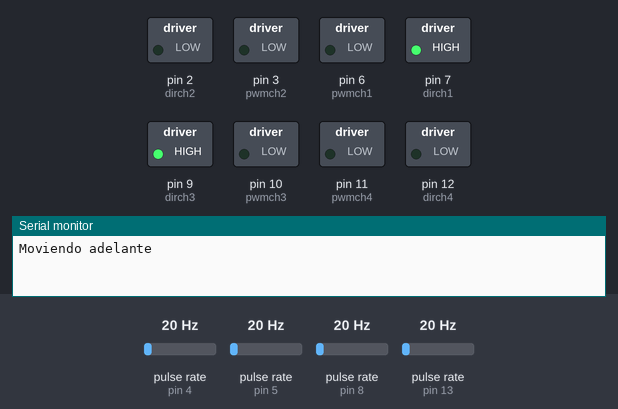
Simulated run of this sketch. Board: Arduino Uno, built with avr-gcc and run on an emulated ATmega328P. Parts: switched loads named in the sketch (green lamp = pin HIGH), the last lines printed to the serial monitor. Wiring (inferred from the names in the program): 4 × pulse sensor: data pin 4 / data pin 5 / data pin 8 / data pin 13. The test bench sets the inputs (shaded band); at power-on: pulse rate (sensors on pin 4, pin 5, pin 8, pin 13) 20 Hz.

Above: at 0.05 s.
At 1.65 s:
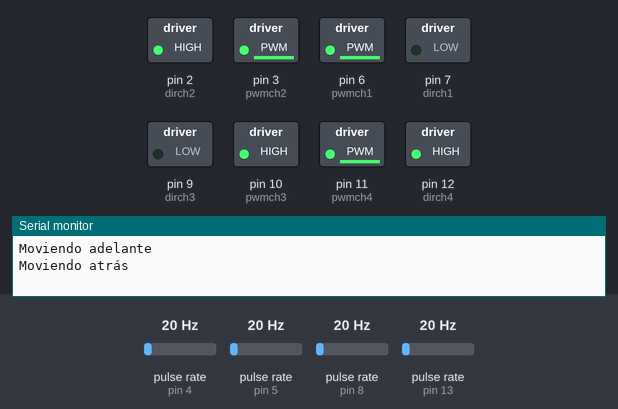
At 3.25 s:
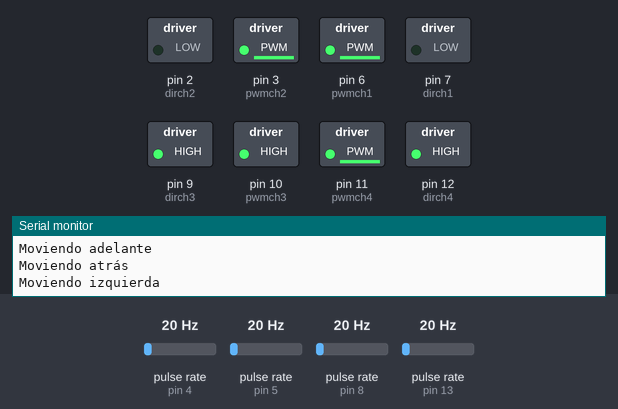
At 6.45 s:
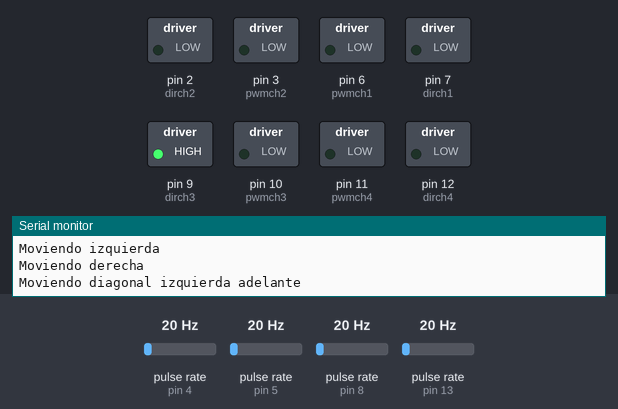
At 9.7 s:
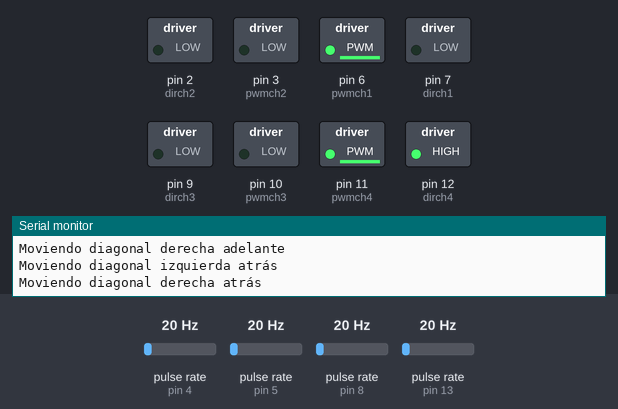
At 12.95 s:
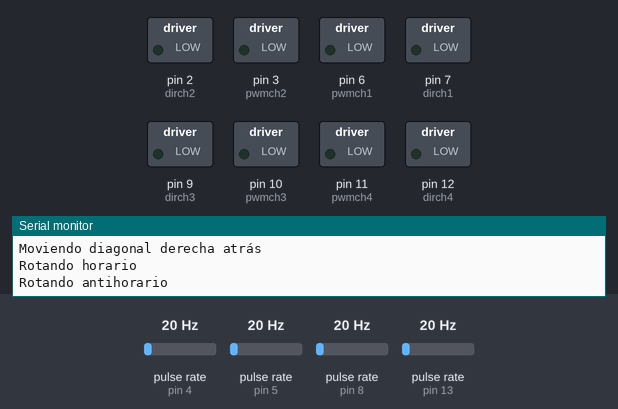
Timing chart, 0 to 16.9 s (numbered marks = the images above):
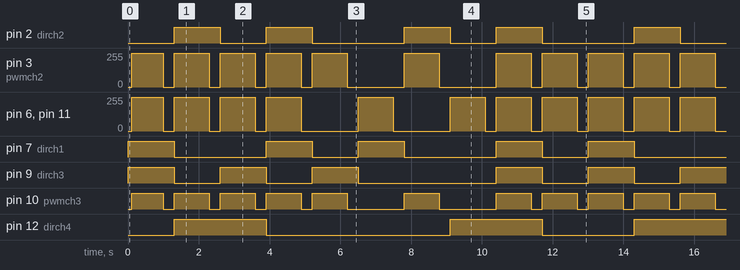

The sketch:

PIDTodasLasRuedas2.ino
```cpp
#include "PinChangeInterrupt.h"

// Definir clase PID
class SimplePID {
private:
    float kp, kd, ki, umax;
    float eprev, eintegral;

public:
    SimplePID() : kp(3.1), kd(0.75), ki(0.4), umax(255), eprev(0.0), eintegral(0.0) {}

    void setParams(float kpIn, float kdIn, float kiIn, float umaxIn) {
        kp = kpIn;
        kd = kdIn;
        ki = kiIn;
        umax = umaxIn;
    }

    void evalu(int value, int target, float deltaT, int &pwr) {
        int e = target - value;
        float dedt = (e - eprev) / deltaT;
        eintegral += e * deltaT;
        float u = kp * e + kd * dedt + ki * eintegral;
        pwr = (int) fabs(u);
        if (pwr > umax) pwr = umax;
        if (pwr < 0) pwr = 0;
        eprev = e;
    }
};

// Definición de pines para los motores y encoders
const int ench1 = 5, dirch1 = 7, pwmch1 = 6;
const int ench2 = 4, dirch2 = 2, pwmch2 = 3;
const int ench3 = 8, dirch3 = 9, pwmch3 = 10;
const int ench4 = 13, dirch4 = 12, pwmch4 = 11;

// Variables de conteo de encoders
volatile long encoder1Count = 0, encoder2Count = 0, encoder3Count = 0, encoder4Count = 0;

// Variables de RPM
volatile float rpm1 = 0, rpm2 = 0, rpm3 = 0, rpm4 = 0;
const float pulsos_por_revolucion = 1390.0;

// Instancias de PID para cada motor
SimplePID pid1, pid2, pid3, pid4;

// Setpoints individuales (por rueda)
int setpoint1 = 255, setpoint2 = 255, setpoint3 = 255, setpoint4 = 255;
int setpoint = 200;
// Variables de tiempo
unsigned long muestreoAnterior = 0, muestreoActual = 0;
double deltaMuestreo = 0;

// Variables globales para almacenar PWM calculado
int pwm1 = 0, pwm2 = 0, pwm3 = 0, pwm4 = 0;

void setup() {
    Serial.begin(115200);

    // Configurar pines de dirección y PWM como salida
    pinMode(dirch1, OUTPUT); pinMode(pwmch1, OUTPUT);
    pinMode(dirch2, OUTPUT); pinMode(pwmch2, OUTPUT);
    pinMode(dirch3, OUTPUT); pinMode(pwmch3, OUTPUT);
    pinMode(dirch4, OUTPUT); pinMode(pwmch4, OUTPUT);

    // Configurar pines de encoders como entrada
    pinMode(ench1, INPUT); pinMode(ench2, INPUT);
    pinMode(ench3, INPUT); pinMode(ench4, INPUT);

    // Configurar interrupciones para encoders
    attachPinChangeInterrupt(digitalPinToPinChangeInterrupt(ench1), handleEncoder1, FALLING);
    attachPinChangeInterrupt(digitalPinToPinChangeInterrupt(ench2), handleEncoder2, FALLING);
    attachPinChangeInterrupt(digitalPinToPinChangeInterrupt(ench3), handleEncoder3, FALLING);
    attachPinChangeInterrupt(digitalPinToPinChangeInterrupt(ench4), handleEncoder4, FALLING);

    detenerCarro();
}

//// Función para calcular RPM y aplicar control PID
void actualizarControlPID() {
    muestreoActual = millis();
    deltaMuestreo = (double)(muestreoActual - muestreoAnterior) / 1000.0;

    if (deltaMuestreo >= 0.1) {
        muestreoAnterior = muestreoActual;

        // Calcular RPM de cada motor
        rpm1 = encoder1Count * (60.0 / pulsos_por_revolucion);
        rpm2 = encoder2Count * (60.0 / pulsos_por_revolucion);
        rpm3 = encoder3Count * (60.0 / pulsos_por_revolucion);
        rpm4 = encoder4Count * (60.0 / pulsos_por_revolucion);

        // Reset del contador
        encoder1Count = 0;
        encoder2Count = 0;
        encoder3Count = 0;
        encoder4Count = 0;

        // Aplicar control PID y calcular PWM
        pid1.evalu(rpm1, setpoint1, deltaMuestreo, pwm1);
        pid2.evalu(rpm2, setpoint2, deltaMuestreo, pwm2);
        pid3.evalu(rpm3, setpoint3, deltaMuestreo, pwm3);
        pid4.evalu(rpm4, setpoint4, deltaMuestreo, pwm4);
    }
}
// Función para detener todos los motores
void detenerCarro() {
    analogWrite(pwmch1, 0);
    analogWrite(pwmch2, 0);
    analogWrite(pwmch3, 0);
    analogWrite(pwmch4, 0);
}
// Función para mover el carro en cualquier dirección con PID
void moverCarro(int dir1, int vel1, int dir2, int vel2, int dir3, int vel3, int dir4, int vel4, int tiempo) {
    unsigned long startTime = millis();
    while (millis() - startTime < tiempo) {
        actualizarControlPID();
        digitalWrite(dirch1, dir1); analogWrite(pwmch1, pwm1 * vel1 / 255);
        digitalWrite(dirch2, dir2); analogWrite(pwmch2, pwm2 * vel2 / 255);
        digitalWrite(dirch3, dir3); analogWrite(pwmch3, pwm3 * vel3 / 255);
        digitalWrite(dirch4, dir4); analogWrite(pwmch4, pwm4 * vel4 / 255);
    }

    detenerCarro();
    delay(300);
}

void loop() {
    int tiempo = 1000;

    Serial.println("Moviendo adelante");
    moverCarro(1, setpoint1, 0, setpoint2, 1, setpoint3, 0, setpoint4, tiempo);

    Serial.println("Moviendo atrás");
    moverCarro(0, setpoint1, 1, setpoint2, 0, setpoint3, 1, setpoint4, tiempo);

    Serial.println("Moviendo izquierda");
    moverCarro(0, setpoint1, 0, setpoint2, 1, setpoint3, 1, setpoint4, tiempo);

    Serial.println("Moviendo derecha");
    moverCarro(1, setpoint1, 1, setpoint2, 0, setpoint3, 0, setpoint4, tiempo);

    Serial.println("Moviendo diagonal izquierda adelante");
    moverCarro(0, 0, 0, setpoint2, 1, setpoint3, 0, 0, tiempo);

    Serial.println("Moviendo diagonal derecha adelante");
    moverCarro(1, setpoint1, 0, 0, 0, 0, 0, setpoint4, tiempo);

    Serial.println("Moviendo diagonal izquierda atrás");
    moverCarro(0, 0, 1, setpoint2, 0, setpoint3, 0, 0, tiempo);

    Serial.println("Moviendo diagonal derecha atrás");
    moverCarro(0, setpoint1, 0, 0, 0, 0, 1, setpoint4, tiempo);

    Serial.println("Rotando horario");
    moverCarro(1, setpoint1, 1, setpoint2, 1, setpoint3, 1, setpoint4, tiempo);

    Serial.println("Rotando antihorario");
    moverCarro(0, setpoint1, 0, setpoint2, 0, setpoint3, 0, setpoint4, tiempo);
}


// Funciones de interrupción de encoders
void handleEncoder1() { encoder1Count++; }
void handleEncoder2() { encoder2Count++; }
void handleEncoder3() { encoder3Count++; }
void handleEncoder4() { encoder4Count++; }
```

Measured:
- by itself, pin 2 (dirch2): repeats every 6.5 s: LOW 1.3 s, HIGH 1.3 s, LOW 2.6 s, HIGH 1.3 s
- by itself, pin 7 (dirch1): repeats every 6.5 s: LOW 2.6 s, HIGH 1.3 s, LOW 1.3 s, HIGH 1.3 s
- by itself, pin 9 (dirch3): repeats every 13.0 s: 2 × (LOW 1.3 s, HIGH 1.3 s), LOW 3.9 s, HIGH 1.3 s, LOW 1.3 s, HIGH 1.3 s
- by itself, pin 10 (pwmch3): repeats every 13.0 s: 4 × (LOW 0.30 s, HIGH 1.0 s), 2 × (LOW 1.6 s, HIGH 1.0 s), 2 × (LOW 0.30 s, HIGH 1.0 s)
- by itself, pin 12 (dirch4): repeats every 13.0 s: LOW 5.2 s, HIGH 2.6 s, LOW 2.6 s, HIGH 2.6 s
- by itself, pin 3 (pwmch2): repeats every 13.0 s: 4 × (0/255 0.30 s, 254/255 1.0 s), 2 × (0/255 1.6 s, 254/255 1.0 s), 2 × (0/255 0.30 s, 254/255 1.0 s)
- by itself, pin 6 (pwmch1), pin 11 (pwmch4): repeats every 13.0 s: 3 × (0/255 0.30 s, 254/255 1.0 s), 2 × (0/255 1.6 s, 254/255 1.0 s), 3 × (0/255 0.30 s, 254/255 1.0 s)
